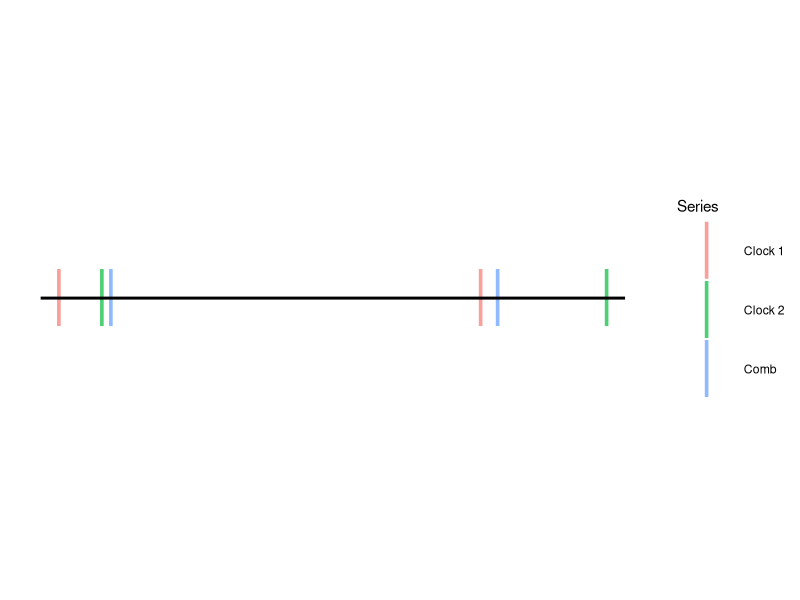

The R script that drew this image:
## ---- chunk 1
knitr::opts_chunk$set(echo = FALSE)
library(tidyverse)
library(MASS)
## ---- chunk 2
library(ggplot2) 
x <- 60535
comb <- c(x + 0.71, x + 0.92)
al <- c(x + 0.6818403, x + 0.9108218 )
sr <- c(x + 0.705143550906, x + 0.9791847021)
df <- data.frame(c("Clock 1", "Clock 2", "Comb"), rbind(al, sr, comb))
colnames(df) <- c("Series", "start", "end")
rownames(df) <- NULL
df_plot <- data.frame(Series = rep(df$Series,2), time = c(df$start, df$end)) 

ggplot(df_plot) +
  geom_point(aes(x=time, y=0, color=Series), size = 15, shape="|", alpha=0.7)  +
  annotate("segment", x=min(df$start)-0.01, xend=max(df$end)+0.01, y=0, yend=0, linewidth=1) +
#  annotate("segment", x=min(df$start)-0.01, xend=min(df$start)-0.01, y=-0.0001, yend=0.0001, linewidth=2) +
#  annotate("segment", x=max(df$end)+0.01, xend=max(df$end)+0.01, y=-0.0001, yend=0.0001, linewidth=2) +
#  geom_text(aes(label = x), col="white") +
  scale_x_continuous(limits = c(min(df$start)-0.01, max(df$end)+0.01)) +
  scale_y_continuous(limits = c(-0.001,0.001)) +
#  scale_color_manual(values = unname(colours)) + 
  theme(panel.background = element_blank(),
        axis.text = element_blank(),
        axis.ticks = element_blank(),
        axis.title = element_blank())
